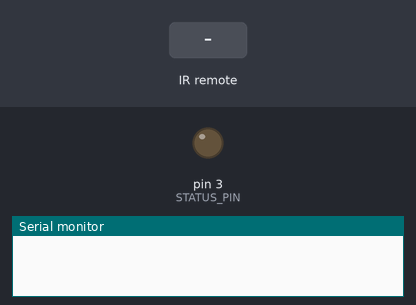
Recording of a sketch running on a simulated Arduino Uno, built with avr-gcc and run on an emulated ATmega328P. Shown: output pins drawn as LEDs (lit = HIGH), the last lines printed to the serial monitor. Dashed ring = blinking. The inputs (shaded band) are chosen by the test bench.

Above: at 1.2 s.
1.3 s: infrared code 0xBBE98CC8 received
At 1.81 s:
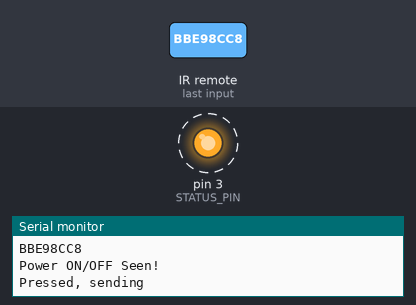
Timing chart, 0 to 4.3 s (numbered marks = the images above; inputs shaded):
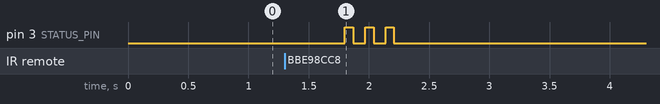

Measured:
- after the input at 1.3 s, pin 3 (STATUS_PIN): alternates HIGH for 0.07 s and LOW for 0.10 s, 6 changes in all, then stays LOW, starting after 0.50 s

The sketch:

IR_Converter.ino
```cpp
// (licence header left out)
#include <IRremote.h>

int RECV_PIN = 6;
int BUTTON_PIN = 9;
int STATUS_PIN = 3;

IRrecv irrecv(RECV_PIN);
IRsend irsend;

decode_results results;

void setup()
{
  Serial.begin(9600);
  irrecv.enableIRIn(); // Start the receiver
  pinMode(STATUS_PIN, OUTPUT);
}

bool powerPressed = false;
// Storage for the recorded code
int codeType = -1; // The type of code
unsigned long codeValue; // The code value if not raw
unsigned int rawCodes[RAWBUF]; // The durations if raw
int codeLen; // The length of the code
int toggle = 0; // The RC5/6 toggle state

// Stores the code for later playback
// Most of this code is just logging
///// I edited this to just hardcode the 4 different power codes the Comcast remote would send. - js
bool storeCode(decode_results *results) {
  codeType = results->decode_type;
  int count = results->rawlen;
  codeValue = results->value;
  codeLen = results->bits;
  Serial.println(codeValue, HEX);
  if (codeValue == 0x1000C || codeValue == 0xBBE98CC8 || codeValue == 0x104C7 || codeValue == 0x4C7) {
    Serial.println("Power ON/OFF Seen!");
    return true;
  }
  return false;
}

void sendCode(bool repeat) {
  codeValue = 0x150C;
  Serial.print(toggle);
  Serial.print(repeat);
  if (!repeat) {
    // Flip the toggle bit for a new button press
    toggle = 1 - toggle;
  }
  Serial.print(toggle);
  if (!toggle) {
    codeValue = 0x1150C;
  }
  irsend.sendRC6(codeValue, codeLen);
  Serial.print("Sent RC6 ");
  Serial.println(codeValue, HEX);
}

void loop() {
  if (irrecv.decode(&results)) {
    digitalWrite(STATUS_PIN, HIGH);
    powerPressed = storeCode(&results);
    irrecv.resume(); // resume receiver
    digitalWrite(STATUS_PIN, LOW);
    delay(500); // Wait a bit between retransmissions
  }

  if (powerPressed) {
    Serial.println("Pressed, sending");
    digitalWrite(STATUS_PIN, HIGH);
    sendCode(false);
    digitalWrite(STATUS_PIN, LOW);
    delay(100); // Wait a bit between retransmissions
    digitalWrite(STATUS_PIN, HIGH);
    sendCode(true);
    digitalWrite(STATUS_PIN, LOW);
    delay(100); // Wait a bit between retransmissions
    digitalWrite(STATUS_PIN, HIGH);
    sendCode(true);
    digitalWrite(STATUS_PIN, LOW);
    delay(500); // Wait a bit between retransmissions
    powerPressed = false;
    irrecv.enableIRIn();
    //irrecv.resume(); // resume receiver
  }
}
```
